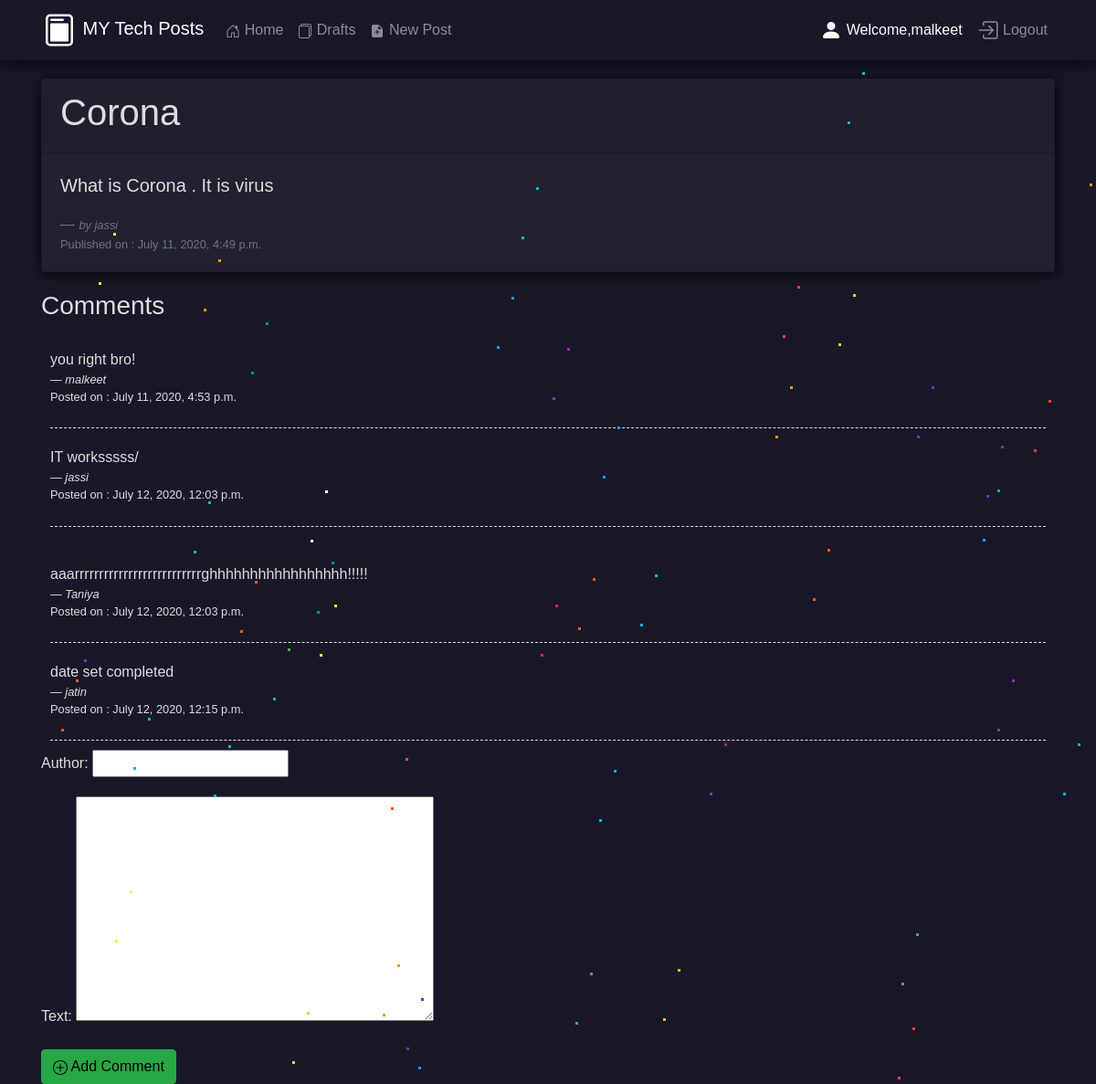
Page /blog/post_detail/17/ (signed in) on the committed database.
### blog/models.py (models this page shows, shortened)
class Post(models.Model):
    author = models.ForeignKey('auth.user',on_delete=models.CASCADE)
    title = models.CharField(max_length=256)
    text = models.TextField()
    date_created = models.DateTimeField(auto_now_add=True)
    date_posted = models.DateTimeField(blank=True,null=True)

class Comment(models.Model):
    post = models.ForeignKey("blog.Post",related_name='comments',on_delete=models.CASCADE)
    text = models.TextField()
    approved_comment = models.BooleanField(default=False)
    author = models.CharField(max_length=200)
    date_created = models.DateTimeField(auto_now_add=True)

### blog/views.py (the view, shortened to what this page needs)
# urls.py: path('post_detail/<slug:pk>/',views.PostDetailView.as_view(),name = 'postdetail'),
class PostDetailView(FormMixin, DetailView):
    template_name = 'blog/post_detail.html'
    model = Post
    form_class = CommentForm
    def get_context_data(self, **kwargs):
        context = super(PostDetailView, self).get_context_data(**kwargs)
        context['form'] = CommentForm(initial={'post': self.object})
        return context

### blog/forms.py
class CommentForm(forms.ModelForm):
    class Meta():
        model = Comment
        fields = ('author','text', 'post')
        widgets = {
            'title' : forms.TextInput(attrs={'class':'textinputclass'}),
            'text' : forms.Textarea(attrs={'class':'editable medium-editor-textarea'}),
            'post' : forms.HiddenInput(),
        }

### blog/templates/blog/post_detail.html (shortened to what this page needs)
{% extends 'blog/base.html' %}
{% block body_block %}
<div>
    <div class="card read_card">
        <div class="card-header">
            <h1>{{post.title}}</h1>
        </div>
        <div class="card-body">
            <blockquote class="blockquote mb-0">
                <p>{{post.text}}</p>
                <footer class="blockquote-footer"><em><small>by {{post.author}}</small></em><br>
                    <small>Published on : {{post.date_posted}}</small></footer>
            </blockquote>
        </div>
    </div>
</div>
<div>
    <h3 style="margin: 20px 0">Comments</h3>
    {% for c in post.comments.all%}
    <div class="comments">
        {% if user == post.author or c.approved_comment %}
        <div>{{c.text}}</div>
        <cite><small>&mdash; {{c.author}}</small></cite>
        <div><small>Posted on : {{c.date_created}}</small></div>
        {% endif %}
        {% if c.approved_comment %}
        <div class="comments_border">&nbsp;</div>
        {% endif %}
    </div>
    {% endfor %}
    <form method="POST">
        {{form.as_p}}
        <button class="comment-btn" type="submit">
            <a class="btn btn-success">
                Add Comment
            </a>
        </button>
    </form>
    {% endblock body_block %}

### blog/templates/blog/base.html (shortened to what this page needs)
<!DOCTYPE html>
<html lang="en">
{% load static %}
<head>
    <link rel="stylesheet" href="https://stackpath.bootstrapcdn.com/bootstrap/4.5.0/css/bootstrap.min.css"
>
    <link rel="stylesheet" href="{% static 'style.css' %}">
    <link rel="stylesheet" href="{% static 'imported.css' %}">
</head>
<body>
    <nav class="mynav navbar sticky-top navbar-expand-lg navbar-dark">
        <div class="container">
            <a class="navbar-brand" href="{% url 'blog:postlist' %}">
                MY Tech Posts
            </a>
            <div class="collapse navbar-collapse" id="navbarSupportedContent">
                <ul class="navbar-nav mr-auto">
                    <li class="nav-item">
                        <a class="nav-link" href="{% url 'home' %}">
                            Home
                        </a>
                    </li>
                    <li class="nav-item">
                        <a class="nav-link" href="{% url 'blog:drafts' %}">
                            Drafts
                        </a>
                    </li>
                    {% if user.is_authenticated %}
                    <li class="nav-item">
                        <a class="nav-link" href="{% url 'blog:postcreate' %}">
                            New Post
                        </a>
                    </li>
                    {% endif %}
                </ul>
                <ul class="navbar-nav  my-2 my-lg-0">
                    {% if user.is_authenticated %}
                    <li class="nav-item">
                        <a class="nav-link active disabled" href="/">
                            <svg width="1.5em" height="1.5em" viewBox="0 0 16 16" class="bi bi-person-fill"
                                fill="currentColor" xmlns="http://www.w3.org/2000/svg">
                                <path fill-rule="evenodd"
                                    d="M3 14s-1 0-1-1 1-4 6-4 6 3 6 4-1 1-1 1H3zm5-6a3 3 0 1 0 0-6 3 3 0 0 0 0 6z" />
                            </svg>
                            Welcome,{{user.username}}</a>
                    </li>
                    <li class="nav-item">
                        <a class="nav-link" href="{% url 'logout' %}">
                            Logout</a>
                    </li>
                    {% endif %}
                </ul>
            </div>
        </div>
        <div class="starsec"></div>
        <div class="starthird"></div>
        <div class="starfourth"></div>
    </nav>
    <div class="margin-body">
        <div>
            <div class="starsec"></div>
            <div class="starthird"></div>
            <div class="starfourth"></div>
        </div>
        <div class="container">
            {% block body_block %}{% endblock body_block %}
        </div>
</body>
</html>

### blog/static/style.css (style rules this page uses)
body { color: #ddd; }
.mynav { margin-bottom: 10px ; background-image:url("https://1.bp.blogspot.com/-Fo3iRt97ZXY/XvSG4EMwi0I/AAAAAAAAVEo/mrApRTcVVRk1m-fX9K-ffNwRUXlHUocdwCLcBGAsYHQ/s1600/h.jpg");; box-shadow: 0px 1px 18px rgba(0, 0, 0, 0.795); }
html { height: 100%; }
body { margin:0; padding:0; font-family: sans-serif; }
.read_card { box-shadow: 1px 2px 15px rgba(0, 0, 0, 0.795); margin: 20px 0; background-color: rgba(255, 255, 255, 0.041); }
.comments { padding: 10px; }
.comments_border { border-bottom: 1px dashed #ddd; }
.comment-btn { border:none; padding: 0; background: transparent; }

### rows in the picture
Post: title "Corona", text "What is Corona . It is virus", author "jassi", date_posted "July 11, 2020, 4:49 p.m."
Comment: text "you right bro!", author "malkeet", date_created "July 11, 2020, 4:53 p.m.", approved_comment True (drawn)
Comment: text "IT worksssss/", author "jassi", date_created "July 12, 2020, 12:03 p.m.", approved_comment True (drawn)
Comment: text "aaarrrrrrrrrrrrrrrrrrrrrrrrrrghhhhhhhhhhhhhhhhh!!!!!", author "Taniya", date_created "July 12, 2020, 12:03 p.m.", approved_comment True (drawn)
Comment: text "date set completed", author "jatin", date_created "July 12, 2020, 12:15 p.m.", approved_comment True (drawn)

### other values in the picture
{{ user.username }} "malkeet"
